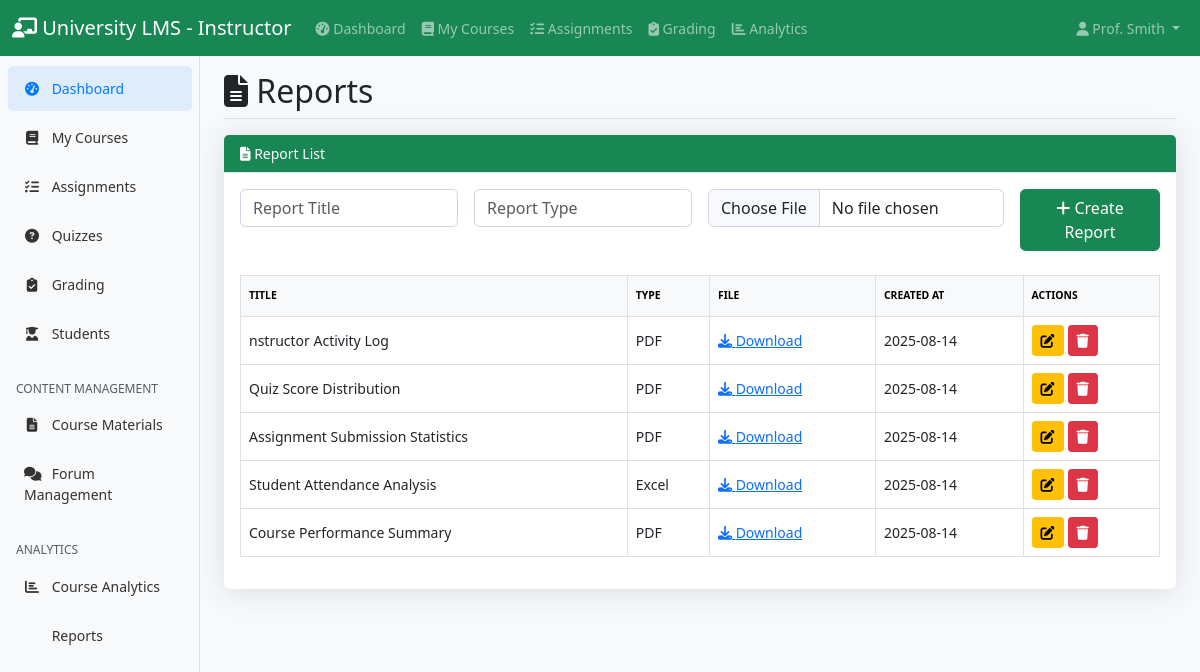
The page /instructor/reports.php (signed in) on the database its author committed.
### tables this page shows
CREATE TABLE `reports` (
  `id` int(11) NOT NULL,
  `report_title` varchar(200) NOT NULL,
  `report_type` varchar(100) DEFAULT NULL,
  `generated_by` int(11) NOT NULL,
  `file_path` varchar(255) DEFAULT NULL,
  `created_at` timestamp NOT NULL DEFAULT current_timestamp()
);

### instructor/reports.php (the view, shortened to what this page needs)
<?php
$instructor_id = $_SESSION['user_id'];
$db = (new Database())->getConnection();
$reports_sql = "SELECT * FROM reports WHERE generated_by = ? ORDER BY created_at DESC";
$stmt = $db->prepare($reports_sql);
$stmt->execute([$instructor_id]);
$reports = $stmt->fetchAll(PDO::FETCH_ASSOC);
?>
<!DOCTYPE html>
<html lang="en">
<head>
    <link rel="stylesheet" href="https://cdn.jsdelivr.net/npm/bootstrap@5.3.0/dist/css/bootstrap.min.css">
    <link rel="stylesheet" href="https://cdnjs.cloudflare.com/ajax/libs/font-awesome/6.4.0/css/all.min.css">
    <link rel="stylesheet" href="../assets/css/dashboard.css">
</head>
<body>
    <?php include '../includes/instructor_navbar.php'; ?>
    <div class="container-fluid">
        <div class="row">
            <nav class="col-md-2 d-none d-md-block bg-light sidebar">
                <?php include '../includes/instructor_sidebar.php'; ?>
            </nav>
            <main class="col-md-9 ms-sm-auto col-lg-10 px-md-4">
                <div class="d-flex justify-content-between flex-wrap flex-md-nowrap align-items-center pt-3 pb-2 mb-3 border-bottom">
                    <h1 class="h2 mb-0"><i class="fas fa-file-alt"></i> Reports</h1>
                </div>
                <div class="row mb-4">
                    <div class="col-12">
                        <div class="card shadow">
                            <div class="card-header bg-success text-white">
                                <i class="fas fa-file-alt"></i> Report List
                            </div>
                            <div class="card-body">
                                <form method="post" enctype="multipart/form-data" class="row g-3 mb-4">
                                    <div class="col-md-3">
                                        <input type="text" name="report_title" class="form-control" placeholder="Report Title" required>
                                    </div>
                                    <div class="col-md-3">
                                        <input type="text" name="report_type" class="form-control" placeholder="Report Type" required>
                                    </div>
                                    <div class="col-md-4">
                                        <div>
                                            <input type="file" name="report_file" class="form-control" id="report_file" lang="en">
                                        </div>
                                    </div>
                                    <div class="col-md-2">
                                        <button type="submit" class="btn btn-success w-100"><i class="fas fa-plus"></i> Create Report</button>
                                    </div>
                                </form>
                                <div class="table-responsive">
                                    <table class="table table-bordered align-middle">
                                        <thead class="table-light">
                                            <tr>
                                                <th>Title</th>
                                                <th>Type</th>
                                                <th>File</th>
                                                <th>Created At</th>
                                                <th>Actions</th>
                                            </tr>
                                        </thead>
                                        <tbody>
                                            <?php
                                            if (count($reports) > 0) {
                                                foreach ($reports as $report) {
                                                    if (isset($_GET['edit']) && $_GET['edit'] == $report['id']) {
                                                        echo '<tr>';
                                                        echo '<form method="post" enctype="multipart/form-data">';
                                                        echo '<td><input type="text" name="edit_report_type" class="form-control" value="' . htmlspecialchars($report['report_type']) . '" required></td>';
                                                        echo '<td>';
                                                        if ($report['file_path']) {
                                                            echo '<a href="' . htmlspecialchars($report['file_path']) . '" class="text-primary" target="_blank"><i class="fas fa-download"></i> Download</a><br>';
                                                        }
                                                        echo '<div class="mt-2">';
                                                        echo '<input type="file" name="edit_report_file" class="form-control" id="edit_report_file_' . $report['id'] . '">';
                                                        echo '</div>';
                                                        echo '</td>';
                                                        echo '<td>' . htmlspecialchars(date('Y-m-d', strtotime($report['created_at']))) . '</td>';
                                                        echo '<td>';
                                                        echo '<input type="hidden" name="edit_id" value="' . $report['id'] . '">';
                                                        echo '<button type="submit" class="btn btn-sm btn-success me-1"><i class="fas fa-save"></i></button>';
                                                        echo '<a href="reports.php" class="btn btn-sm btn-secondary"><i class="fas fa-times"></i></a>';
                                                        echo '</td>';
                                                        echo '</form>';
                                                        echo '</tr>';
                                                    } else {
                                                        echo '<tr>';
                                                        echo '<td>' . htmlspecialchars($report['report_title']) . '</td>';
                                                        echo '<td>' . htmlspecialchars($report['report_type']) . '</td>';
                                                        echo '<td>';
                                                        if ($report['file_path']) {
                                                            echo '<a href="' . htmlspecialchars($report['file_path']) . '" class="text-primary" target="_blank"><i class="fas fa-download"></i> Download</a>';
                                                        } else {
                                                            echo '-';
                                                        }
                                                        echo '</td>';
                                                        echo '<td>' . htmlspecialchars(date('Y-m-d', strtotime($report['created_at']))) . '</td>';
                                                        echo '<td>';
                                                        echo '<a href="reports.php?edit=' . $report['id'] . '" class="btn btn-sm btn-warning me-1"><i class="fas fa-edit"></i></a>';
                                                        echo '<a href="reports.php?delete=' . $report['id'] . '" class="btn btn-sm btn-danger" onclick="return confirm(\'Are you sure you want to delete this report?\');"><i class="fas fa-trash"></i></a>';
                                                        echo '</td>';
                                                        echo '</tr>';
                                                    }
                                                }
                                            } else {
                                                echo '<tr><td colspan="5" class="text-center"><div class="alert alert-warning d-flex align-items-center justify-content-center mb-0" role="alert"><i class="fas fa-info-circle me-2"></i> No reports found.</div></td></tr>';
                                            }
                                            ?>
                                        </tbody>
                                    </table>
                                </div>
                            </div>
                        </div>
                    </div>
                </div>
            </main>
        </div>
    </div>
</body>
</html>

### assets/css/dashboard.css (style rules this page uses)
body { font-size: .875rem; background-color: #f8f9fc; }
.sidebar { position: fixed; top: 0; bottom: 0; left: 0; z-index: 100; padding: 48px 0 0; box-shadow: inset -1px 0 0 rgba(0, 0, 0, .1); }
.card { box-shadow: 0 0.15rem 1.75rem 0 rgba(58, 59, 69, 0.15) !important; border: none; }
.card-header { background-color: #f8f9fc; border-bottom: 1px solid #e3e6f0; }
.btn { border-radius: 0.35rem; font-weight: 400; }
.btn-sm { padding: 0.25rem 0.5rem; font-size: 0.875rem; border-radius: 0.2rem; }
.table { color: #858796; }
.table th { border-top: none; font-weight: 600; text-transform: uppercase; font-size: 0.65rem; padding-top: 0.75rem; padding-bottom: 0.75rem; }
.form-control { border: 1px solid #d1d3e2; border-radius: 0.35rem; }
.shadow { box-shadow: 0 0.15rem 1.75rem 0 rgba(58, 59, 69, 0.15) !important; }

### rows shown on the page
reports: report_title "nstructor Activity Log", report_type "PDF", created_at "2025-08-14"
reports: report_title "Quiz Score Distribution", report_type "PDF", created_at "2025-08-14"
reports: report_title "Assignment Submission Statistics", report_type "PDF", created_at "2025-08-14"
reports: report_title "Student Attendance Analysis", report_type "Excel", created_at "2025-08-14"
reports: report_title "Course Performance Summary", report_type "PDF", created_at "2025-08-14"

### other values the page prints
$_SESSION['last_name'] "Smith"
